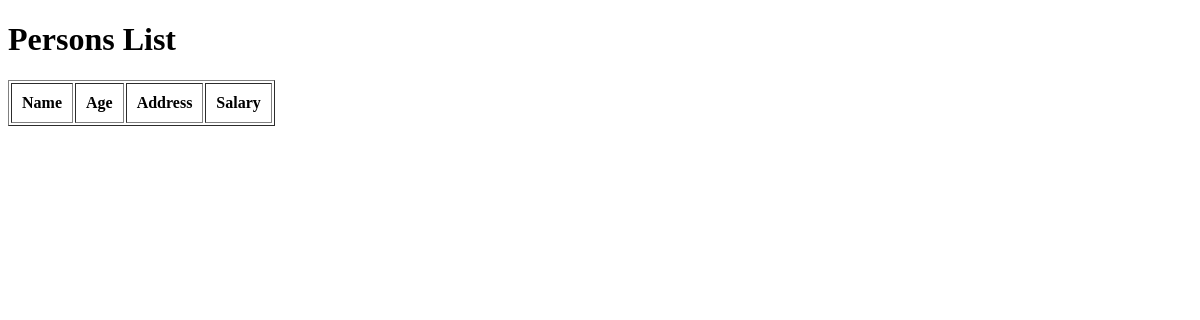
The app's page /names3/, older data.
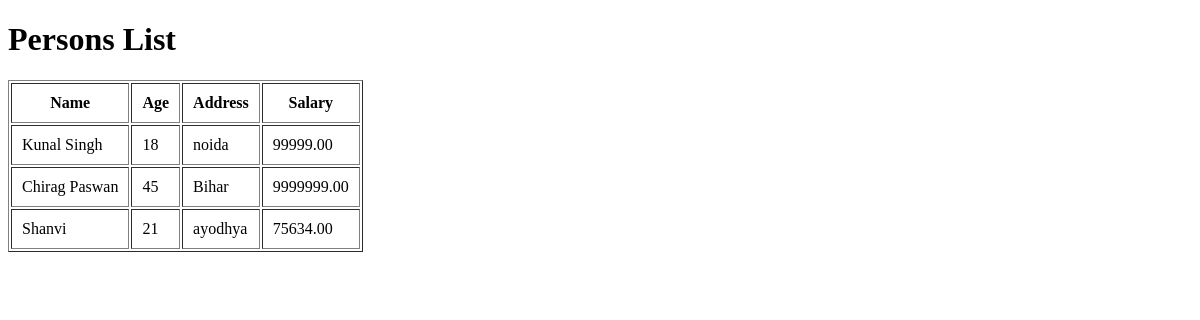
The same page, newer data.
### myapp/models.py (models this page shows, shortened)
class PersonPerson(models.Model):
    name = models.CharField(max_length=100)
    age = models.IntegerField()
    address = models.TextField()
    salary = models.DecimalField(max_digits=10, decimal_places=2)

### myapp/views.py (the view)
# urls.py: path('names3/', views.fetch3, name='fetch3'),
def fetch3(request):
    persons=Person.objects.filter(salary__gt=50000)
    return render(request, 'fetch3.html', {'persons': persons})

### templates/fetch3.html (shortened to what this page needs)
<!DOCTYPE html>
<html lang="en">
<head>
</head>
<body>
    <h1>Persons List</h1>
    <table border="1" cellpadding="10">
        <thead>
            <tr>
                <th>Name</th>
                <th>Age</th>
                <th>Address</th>
                <th>Salary</th>
            </tr>
        </thead>
        <tbody>
            {% for person in persons %}
            <tr>
                <td>{{ person.name }}</td>
                <td>{{ person.age }}</td>
                <td>{{ person.address }}</td>
                <td>{{ person.salary }}</td>
            </tr>
            {% endfor %}
        </tbody>
    </table>
</body>
</html>

Row changes from the older to the newer data that the page shows:
added PersonPerson: name "Kunal Singh", age "18", address "noida", salary "99999.00"
added PersonPerson: name "Chirag Paswan", age "45", address "Bihar", salary "9999999.00"
added PersonPerson: name "Shanvi", age "21", address "ayodhya", salary "75634.00"
